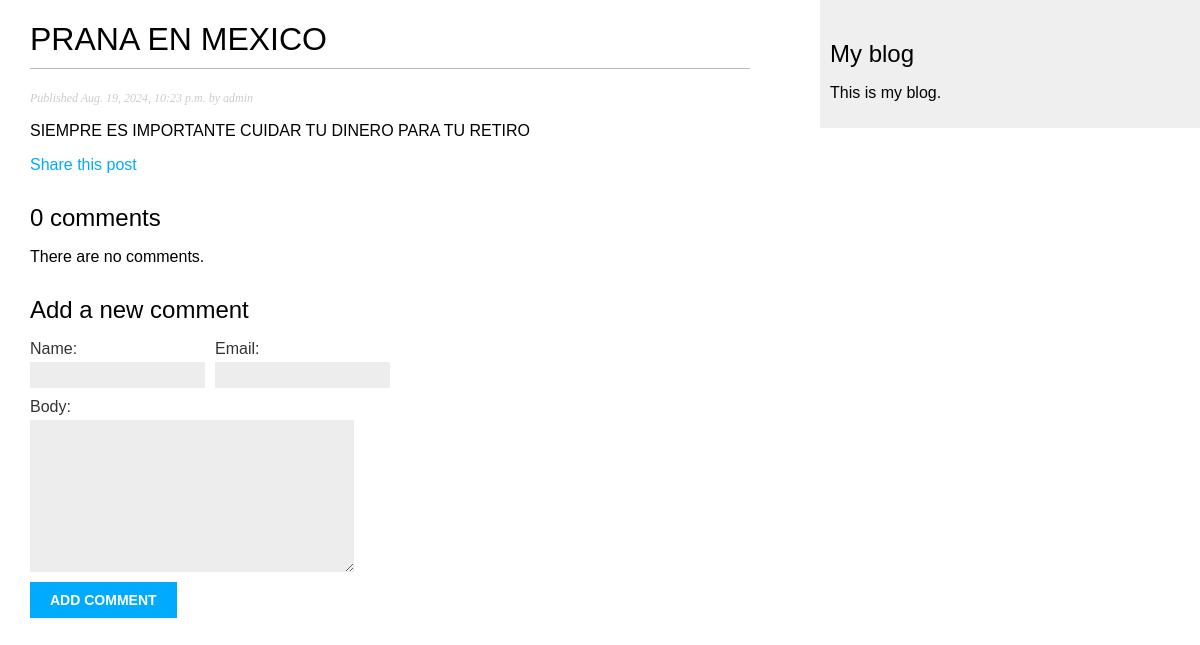
The app's page /blog/2024/8/19/prana-en-mexico/, older data.
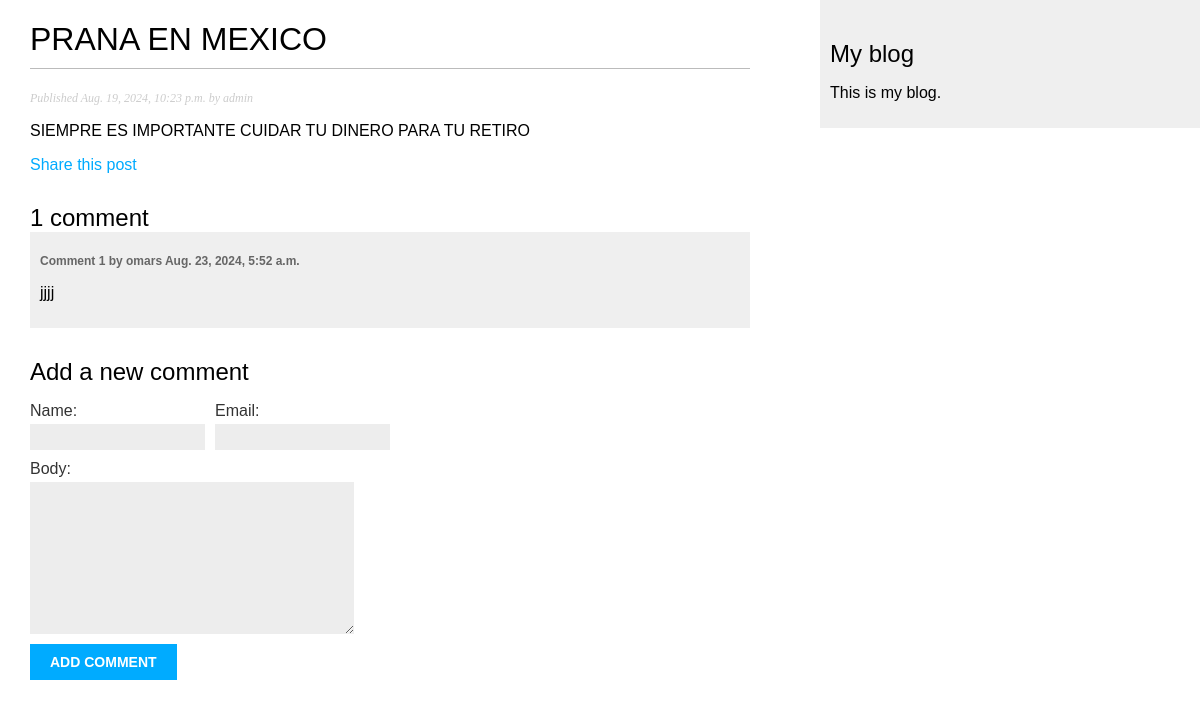
The same page, newer data.
### blog/models.py (models this page shows, shortened)
class Comment(models.Model):
    post = models.ForeignKey(
        Post,
        on_delete=models.CASCADE,
        related_name='comments'
    )
    name = models.CharField(max_length=80)
    email = models.EmailField()
    body = models.TextField()
    created = models.DateTimeField(auto_now_add=True)
    updated = models.DateTimeField(auto_now=True)
    active = models.BooleanField(default=True)
    class Meta:
        ordering = ['created']
        indexes = [
            models.Index(fields=['created']),
        ]

### blog/views.py (the view)
def post_detail(request, year, month, day, post):
    post = get_object_or_404(
        Post,
        status=Post.Status.PUBLISHED,
        slug=post,
        publish__year=year,
        publish__month=month,
        publish__day=day,
    )
    comments = post.comments.filter(active=True)
    form = CommentForm()
    return render(request, 'blog/post/detail.html',
     {
        'post': post,
        'comments': comments,
        'form':form
    }
    )

### blog/forms.py
class CommentForm(forms.ModelForm):
    class Meta:
        model = Comment
        fields = ['name','email','body']

### blog/templates/blog/post/detail.html (shortened to what this page needs)
{% extends "blog/base.html" %}
{% block content %}
  <h1>{{ post.title }}</h1>
  <p class="date">
    Published {{ post.publish }} by {{ post.author }}
  </p>
  {{ post.body|linebreaks }}
  <p>
    <a href="{% url "blog:post_share" post.id %}">
      Share this post
    </a>
  </p>
  {% with comments.count as total_comments %}
  <h2>
    {{ total_comments}} comment{{ total_comments|pluralize }}
  </h2>
  {% endwith %}
  {% for comment in comments %}
     <div class="comment">
      <p class="info">
        Comment {{ forloop.counter}} by {{ comment.name}}
        {{  comment.created}}
      </p>
      {{ comment.body|linebreaks }}
     </div>
  {% empty %}
        <p> There are no comments.</p>
  {% endfor %}
  {% include "blog/post/includes/comment_form.html"%}
{% endblock %}

Row changes from the older to the newer data that the page shows:
added Comment: name "omars", created "Aug. 23, 2024, 5:52 a.m.", body "jjjj"
Text that changed along with them:
{{ total_comments }}: "0" → "1"
text no longer shown: "There are no comments."
